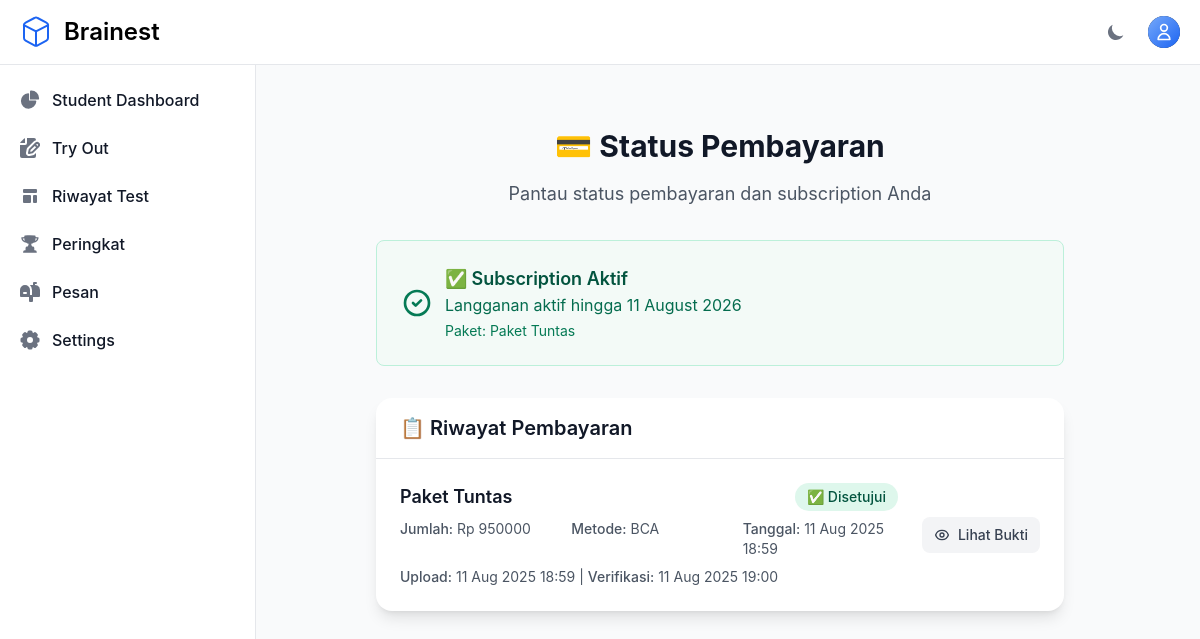
Screenshot of /subscription/payment-status/ (signed in) with the database file from the repository.
### otosapp/models.py (models this page shows, shortened)
class SubscriptionPackage(models.Model):
    name = models.CharField(max_length=100, verbose_name="Nama Paket")
    description = models.TextField(verbose_name="Deskripsi Paket")
    features = models.TextField(help_text="Fitur-fitur yang tersedia (satu per baris)", verbose_name="Fitur")
    price = models.DecimalField(max_digits=10, decimal_places=2, verbose_name="Harga")
    duration_days = models.IntegerField(verbose_name="Durasi (hari)")
    is_active = models.BooleanField(default=True, verbose_name="Aktif")
    created_at = models.DateTimeField(auto_now_add=True)
    updated_at = models.DateTimeField(auto_now=True)
    is_featured = models.BooleanField(default=False, verbose_name="Paket Unggulan")
    class Meta:
        verbose_name = "Paket Berlangganan"
        verbose_name_plural = "Paket Berlangganan"
        ordering = ['price']

class PaymentProof(models.Model):
    STATUS_CHOICES = [
        ('pending', 'Menunggu Verifikasi'),
        ('approved', 'Disetujui'),
        ('rejected', 'Ditolak'),
    ]
    user = models.ForeignKey(User, on_delete=models.CASCADE, related_name='payment_proofs')
    package = models.ForeignKey(SubscriptionPackage, on_delete=models.CASCADE)
    proof_image = models.ImageField(upload_to='payment_proofs/', verbose_name="Bukti Pembayaran")
    payment_method = models.CharField(max_length=100, verbose_name="Metode Pembayaran")
    payment_date = models.DateTimeField(verbose_name="Tanggal Pembayaran")
    amount_paid = models.DecimalField(max_digits=10, decimal_places=2, verbose_name="Jumlah Bayar")
    notes = models.TextField(blank=True, null=True, verbose_name="Catatan")
    status = models.CharField(max_length=20, choices=STATUS_CHOICES, default='pending')
    verified_by = models.ForeignKey(User, on_delete=models.SET_NULL, null=True, blank=True,
                                  related_name='verified_payments', verbose_name="Diverifikasi oleh")
    verified_at = models.DateTimeField(null=True, blank=True)
    admin_notes = models.TextField(blank=True, null=True, verbose_name="Catatan Admin")
    created_at = models.DateTimeField(auto_now_add=True)
    updated_at = models.DateTimeField(auto_now=True)
    class Meta:
        verbose_name = "Bukti Pembayaran"
        verbose_name_plural = "Bukti Pembayaran"
        ordering = ['-created_at']

### otosapp/views.py (the view)
# urls.py: path('subscription/payment-status/', views.payment_status, name='payment_status'),
@login_required
def payment_status(request):
    payments = PaymentProof.objects.filter(user=request.user).order_by('-created_at')
    context = {
        'payments': payments,
        'subscription_status': request.user.get_subscription_status(),
    }
    return render(request, 'subscription/payment_status.html', context)

### otosapp/context_processors.py (called while the page is built)
def sidebar_context(request):
    context = {}
    if request.user.is_authenticated and (request.user.is_superuser or request.user.is_admin()):
        pending_payments_count = PaymentProof.objects.filter(status='pending').count()
        context['pending_payments_count'] = pending_payments_count
    return context

### otosapp/models.py (called while the page is built)
    def is_admin(self):
        return self.role and self.role.role_name == 'Admin'

    def is_expired(self):
        from django.utils import timezone
        return timezone.now() > self.end_date

    def days_remaining(self):
        from django.utils import timezone
        if self.is_expired():
            return 0
        delta = self.end_date - timezone.now()
        return delta.days

### otosapp/templates/subscription/payment_status.html (shortened to what this page needs)
{% extends 'base.html' %}
{% block content %}
<div class="max-w-6xl mx-auto px-4 sm:px-6 lg:px-8 py-8">
    <div class="text-center mb-8">
        <h1 class="text-3xl font-bold text-gray-900 dark:text-white mb-4">
            💳 Status Pembayaran
        </h1>
        <p class="text-lg text-gray-600 dark:text-gray-400">
            Pantau status pembayaran dan subscription Anda
        </p>
    </div>
    <div class="mb-8">
        {% if subscription_status.status == 'active' %}
        <div class="bg-green-50 border border-green-200 rounded-lg p-6 dark:bg-green-900/20 dark:border-green-800">
            <div class="flex items-center">
                <div class="flex-shrink-0">
                    <svg class="w-8 h-8 text-green-600 dark:text-green-400" fill="none" stroke="currentColor" viewBox="0 0 24 24">
                        <path stroke-linecap="round" stroke-linejoin="round" stroke-width="2" d="M9 12l2 2 4-4m6 2a9 9 0 11-18 0 9 9 0 0118 0z"/>
                    </svg>
                </div>
                <div class="ml-3">
                    <h3 class="text-lg font-semibold text-green-800 dark:text-green-200">✅ Subscription Aktif</h3>
                    <p class="text-green-700 dark:text-green-300">{{ subscription_status.message }}</p>
                    <p class="text-sm text-green-600 dark:text-green-400 mt-1">Paket: {{ subscription_status.package.name }}</p>
                </div>
            </div>
        </div>
        {% endif %}
    </div>
    <div class="bg-white dark:bg-gray-800 rounded-2xl shadow-lg">
        <div class="px-6 py-4 border-b border-gray-200 dark:border-gray-700">
            <h3 class="text-xl font-semibold text-gray-900 dark:text-white">📋 Riwayat Pembayaran</h3>
        </div>
        {% if payments %}
        <div class="divide-y divide-gray-200 dark:divide-gray-700">
            {% for payment in payments %}
            <div class="p-6">
                <div class="flex items-center justify-between">
                    <div class="flex-1">
                        <div class="flex items-center justify-between mb-2">
                            <h4 class="text-lg font-semibold text-gray-900 dark:text-white">{{ payment.package.name }}</h4>
                            <span class="inline-flex items-center px-3 py-1 rounded-full text-sm font-medium
                                {% if payment.status == 'approved' %}bg-green-100 text-green-800 dark:bg-green-900 dark:text-green-200
                                {% elif payment.status == 'rejected' %}bg-red-100 text-red-800 dark:bg-red-900 dark:text-red-200
                                {% else %}bg-yellow-100 text-yellow-800 dark:bg-yellow-900 dark:text-yellow-200{% endif %}">
                                {% if payment.status == 'approved' %}✅ Disetujui
                                {% elif payment.status == 'rejected' %}❌ Ditolak
                                {% else %}⏳ Menunggu Verifikasi{% endif %}
                            </span>
                        </div>
                        <div class="grid grid-cols-1 md:grid-cols-3 gap-4 text-sm text-gray-600 dark:text-gray-400">
                            <div>
                                <span class="font-medium">Jumlah:</span> Rp {{ payment.amount_paid|floatformat:0 }}
                            </div>
                            <div>
                                <span class="font-medium">Metode:</span> {{ payment.payment_method }}
                            </div>
                            <div>
                                <span class="font-medium">Tanggal:</span> {{ payment.payment_date|date:"d M Y H:i" }}
                            </div>
                        </div>
                        <div class="mt-2 text-sm text-gray-600 dark:text-gray-400">
                            <span class="font-medium">Upload:</span> {{ payment.created_at|date:"d M Y H:i" }}
                            {% if payment.verified_at %}
                            | <span class="font-medium">Verifikasi:</span> {{ payment.verified_at|date:"d M Y H:i" }}
                            {% endif %}
                        </div>
                    </div>
                    <div class="ml-6 flex-shrink-0">
                        {% if payment.proof_image %}
                        <button onclick="showImageModal('{{ payment.proof_image.url }}', '{{ payment.package.name }}')"
                                class="inline-flex items-center px-3 py-2 text-sm font-medium text-gray-700 bg-gray-100 hover:bg-gray-200 rounded-lg dark:bg-gray-700 dark:text-gray-300 dark:hover:bg-gray-600 transition-colors">
                            Lihat Bukti
                        </button>
                        {% endif %}
                    </div>
                </div>
            </div>
            {% endfor %}
        </div>
        {% endif %}
    </div>
</div>
{% endblock %}

### rows the page displays
SubscriptionPackage: package.name "Paket Tuntas"
PaymentProof: package.name "Paket Tuntas", status "✅ Disetujui", amount_paid "950000", payment_method "BCA", payment_date "11 Aug 2025 18:59", created_at "11 Aug 2025 18:59", verified_at "11 Aug 2025 19:00"

### other values shown
{{ subscription_status.message }} "Langganan aktif hingga 11 August 2026"
